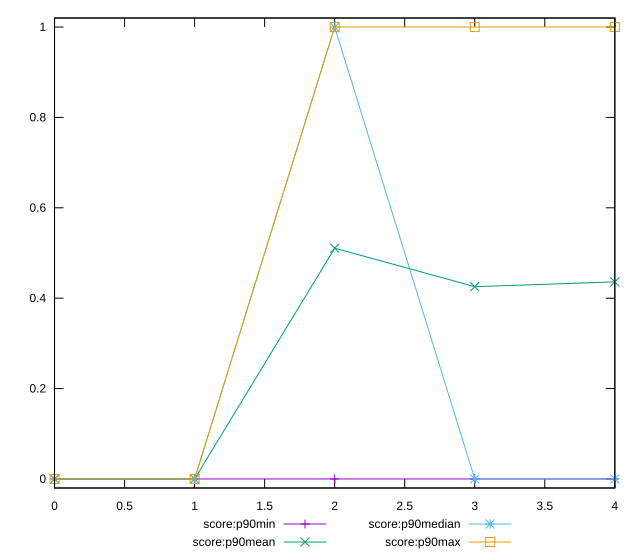

Generate this figure with gnuplot:
reset

$scoreP90Min <<EOF
0 0
1 0
2 0
3 0
4 0
EOF

$scoreP90Mean <<EOF
0 0
1 0
2 0.5106382978723404
3 0.425531914893617
4 0.43617021276595747
EOF

$scoreP90Median <<EOF
0 0
1 0
2 1
3 0
4 0
EOF

$scoreP90Max <<EOF
0 0
1 0
2 1
3 1
4 1
EOF

set key outside below
set xrange [0:4]
set yrange [-0.02:1.02]
set trange [-0.02:1.02]
set terminal svg size 640, 560 enhanced background rgb 'white'
set output "report_00014_2021-02-09T15:56:05.503Z/third-party-summary/progression/score.svg"

plot $scoreP90Min title "score:p90min" with linespoints, \
     $scoreP90Mean title "score:p90mean" with linespoints, \
     $scoreP90Median title "score:p90median" with linespoints, \
     $scoreP90Max title "score:p90max" with linespoints

reset
